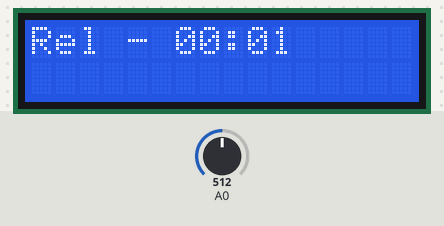
Recording of a sketch running on a simulated Arduino Uno, built with avr-gcc and run on an emulated ATmega328P. Parts: 16×2 character LCD. The test bench sets the inputs (shaded band); at power-on: A0 = 512. What the sketch prints to the serial monitor is not drawn.

Above: at 1.2 s.
1.3 s: A0 set to 545
4.3 s: A0 set to 570
At 4.73 s:
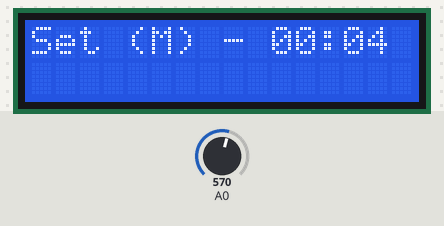
6.7 s: A0 set to 511
At 11.9 s:
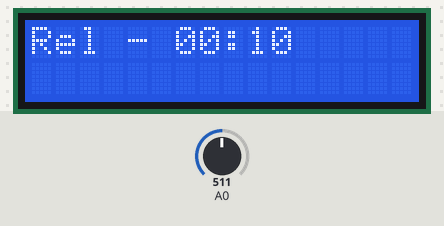
Timing chart, 0 to 13.4 s (numbered marks = the images above; inputs shaded):
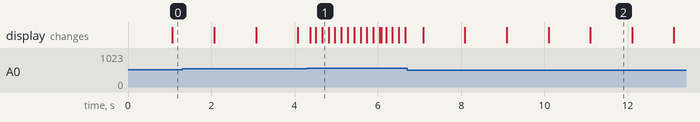

Measured:
- the behaviour switches between 554 and 555 on A0 (found by bisection; images 0 and 1)
- after the input at 4.3 s, the display: changes after 0.08 s (image 1)
- what the display in image 2 shows lasts 1.0 s, from 11.1 s to 12.1 s

The sketch:

main.ino
```cpp
/******************************************************************
* Programa: Ejemplo de uso del LCD Keypad Shield
*
* Objetivo:
*   Mostrar los aspectos básicos de funcionamiento del LCD Keypad Shield
*   Manejar una entrada analógica
*
* Aspectos a destacar:
*   -Lectura de la entrada analogica
*
* Versión: 0.6 del 19 de Junio de 2017
* Autor: Mauricio Dávila
* Revisión: -
*
* *******************************************************************/
#include "reloj.h"
#include "timer.h"
#include "semaforo.h"

/** \brief  Se invoca una sola vez cuando el programa empieza.
 *          Se utiliza para inicializar los modos de trabajo
 *          de los pines, el puerto serie, etc...
 * \param void
 * \return void
 */
void setup(void)
{

  timer_setup();
  reloj_setup(); // inicializo el reloj
  semaforo_setup(); // inicializo el semaforo
}


/** \brief  Contiene el programa que se ejecutará cíclicamente
 *
 * \param void
 * \return void
 */
void loop(void)
{
    timer_loop();
    reloj_loop();
    semaforo_loop();

}
```

reloj.cpp
```cpp
#include <Arduino.h>
#include <LiquidCrystal.h>
#include "reloj.h"
#include "timer.h"
#include "semaforo.h"


#define FALSE 0
#define TRUE 1

#define RELOJ_STATE_NONE 0
#define RELOJ_STATE_SHOW 1
#define RELOJ_STATE_SETUP_MINUTOS 2
#define RELOJ_STATE_SETUP_SEGUNDOS 3

#define btnRIGHT 0
#define btnUP 1
#define btnDOWN 2
#define btnLEFT 3
#define btnSELECT 4
#define btnNONE 5


static int minutos;
static int segundos;
static int minutosSetup;
static int segundosSetup;
static int state_reloj = RELOJ_STATE_NONE;
static int lastKey = btnNONE;

static LiquidCrystal lcd(8, 9, 4, 5, 6, 7);


/** \brief  Se invoca una sola vez cuando el programa empieza.
 *          Se utiliza para inicializar los modos de trabajo
 *          de los pines, el puerto serie, etc...
 * \param void
 * \return void
 */
void reloj_setup(void)
{
    minutos = 0;
    segundos = 0;
    state_reloj = RELOJ_STATE_SHOW;

    lcd.begin(16, 2); // inicializo la biblioteca indicando 16 caracteres por 2 lineas
}


/** \brief  Contiene el programa del reloj que se ejecutará cíclicamente
 *
 * \param void
 * \return void
 */
void reloj_loop(void)
{

    int tecla = btnNONE;
    char pantalla[21];
    if(timer_waitMs(RELOJ_TIMER_0,150))
    {
        tecla = read_LCD_buttons();
        if(tecla != btnNONE)
          timer_resetWait(RELOJ_TIMER_0);
    }

    if(state_reloj == RELOJ_STATE_SHOW)
    {
        if(tecla == btnSELECT)
        {
            state_reloj = RELOJ_STATE_SETUP_MINUTOS;
            minutosSetup = minutos;
            segundosSetup = segundos;
        }
        if(tecla == btnUP)
        {
            semaforo_start();
        }
        lcd.setCursor(0,0);
        sprintf(pantalla,"Rel - %02d:%02d      ",minutos,segundos);
        lcd.print(pantalla);

    }
    else if(state_reloj == RELOJ_STATE_SETUP_SEGUNDOS)
    {
        if(tecla == btnUP)
        {
            if( segundosSetup < 59)
              segundosSetup++;
            else
              segundosSetup =0;
        }
        if(tecla == btnDOWN)
        {
            if( segundosSetup > 0)
              segundosSetup--;
            else
              segundosSetup = 59;
        }

        if(tecla == btnLEFT)
        {
            state_reloj = RELOJ_STATE_SETUP_MINUTOS;
        }
        if(tecla == btnSELECT)
        {
            state_reloj = RELOJ_STATE_SHOW;
            minutos = minutosSetup;
            segundos = segundosSetup;
        }
        lcd.setCursor(0,0);
        sprintf(pantalla,"Set (S) - %02d:%02d",minutosSetup,segundosSetup);
        lcd.print(pantalla);
    }
    else if(state_reloj == RELOJ_STATE_SETUP_MINUTOS)
    {
        if(tecla == btnUP)
        {
            if( minutosSetup < 59)
              minutosSetup++;
            else
              minutosSetup =0;
        }
        if(tecla == btnDOWN)
        {
            if( minutosSetup > 0)
              minutosSetup--;
            else
              minutosSetup = 59;
        }
        if(tecla == btnRIGHT)
        {
            state_reloj = RELOJ_STATE_SETUP_SEGUNDOS;
        }
        if(tecla == btnSELECT)
        {
            state_reloj = RELOJ_STATE_SHOW;
            minutos = minutosSetup;
            segundos = segundosSetup;

        }
        lcd.setCursor(0,0);
        sprintf(pantalla,"Set (M) - %02d:%02d",minutosSetup,segundosSetup);
        lcd.print(pantalla);
    }

    if(timer_waitMs(RELOJ_TIMER_1,1000))
    {
        incrementarSegundos();
        timer_resetWait(RELOJ_TIMER_1);
    }

}

void incrementarSegundos()
{
        if(segundos<59)
        {
            segundos++;
        }
        else
        {
            segundos=0;
            if(minutos<59)
            {
                minutos++;
            }
            else
            {
                minutos = 0;
            }
        }

}

/** \brief  Realiza la lectura de la entrada analogica y determina según su valor
 *          a que botón hace referencia.
 * \param void
 * \return int: Que representa el botón pulsado
 */
int read_LCD_buttons(void)
{
  int lcd_key = btnNONE; // el valor inicial es NONE
  int adc_key_in = 0;
  adc_key_in = analogRead(0); // lectura de la entrada analogica

  if (adc_key_in > 1000)
    lcd_key = btnNONE;
  else if (adc_key_in < 50)
    lcd_key = btnRIGHT;
  else if (adc_key_in < 195)
    lcd_key = btnUP;
  else if (adc_key_in < 380)
    lcd_key = btnDOWN;
  else if (adc_key_in < 555)
    lcd_key = btnLEFT;
  else if (adc_key_in < 790)
    lcd_key = btnSELECT;

  return lcd_key;
}
```

reloj.h
```cpp
void reloj_setup(void);
void reloj_loop(void);
int read_LCD_buttons(void);
void incrementarSegundos();
```

semaforo.cpp
```cpp
#include <Arduino.h>
#include <LiquidCrystal.h>
#include "semaforo.h"
#include "timer.h"

#define FALSE 0
#define TRUE 1

#define SEMAFORO_ROJO_1 0
#define SEMAFORO_AMARILLO_1 1
#define SEMAFORO_VERDE_1 2
#define SEMAFORO_WAIT 3

static int state_semaforo;

/** \brief  Se invoca una sola vez cuando el programa empieza.
 *          Se utiliza para inicializar los modos de trabajo
 *          de los pines, el puerto serie, etc...
 * \param void
 * \return void
 */
void semaforo_setup(void)
{
    Serial.begin(9600);
    state_semaforo = SEMAFORO_ROJO_1;
}


/** \brief  Contiene el programa del semaforo que se ejecutará cíclicamente
 *
 * \param void
 * \return void
 */
void semaforo_loop(void)
{

    if( state_semaforo == SEMAFORO_ROJO_1 && timer_waitMs(RELOJ_TIMER_4,2000))
    {
        state_semaforo = SEMAFORO_AMARILLO_1;
    }
    else if( state_semaforo == SEMAFORO_AMARILLO_1 && timer_waitMs(RELOJ_TIMER_4,1000))
    {
        state_semaforo = SEMAFORO_VERDE_1;
    }
    else if( state_semaforo == SEMAFORO_VERDE_1 && timer_waitMs(RELOJ_TIMER_4,3000))
    {
        state_semaforo = SEMAFORO_WAIT;
    }


    if(timer_waitMs(RELOJ_TIMER_5,1000))
    {
        switch(state_semaforo)
        {
          case SEMAFORO_ROJO_1:
            Serial.println("ROJO");
            break;
          case SEMAFORO_AMARILLO_1:
            Serial.println("AMARILLO");
            break;
          case SEMAFORO_VERDE_1:
            Serial.println("VERDE");
            break;
        }
    }

}

void semaforo_start()
{
  if(state_semaforo == SEMAFORO_WAIT)
      state_semaforo = SEMAFORO_ROJO_1;
}
```

semaforo.h
```cpp
void semaforo_setup(void);
void semaforo_loop(void);
void semaforo_start();
```

timer.cpp
```cpp
#include <Arduino.h>
#include "timer.h"
#define TIMERS_QTY 8


static S_timerData timersArray[TIMERS_QTY];
static uint32_t anterior = 0;

/** \brief  Si el timer no esta corriendo setea el contador del timer caso contrario evalua si finalizo
 *
 * \param void
 * \return Retorna 1 si finalizo la cuenta
 */
int timer_loop()
{
    uint32_t actual = millis();
    uint32_t interval = actual-anterior;
    if(interval)
    {
        timer_tick(interval);
        anterior=actual;

    }
}
/** \brief  Si el timer no esta corriendo setea el contador del timer caso contrario evalua si finalizo
 *
 * \param void
 * \return Retorna 1 si finalizo la cuenta
 */
int timer_waitMs(int delayNumber,int delayMs)
{
	if(timersArray[delayNumber].running==0)
	{
		timersArray[delayNumber].delayValue = delayMs;
		timersArray[delayNumber].running=1;
	}
	else
	{
		if(timersArray[delayNumber].delayValue==0)
		{
			timersArray[delayNumber].running=0;
			return 1;
		}
	}
	return 0;
}

/** \brief  Baja el flag running
 *
 * \param void
 * \return void
 */
void timer_resetWait(int delayNumber)
{
	timersArray[delayNumber].running=0;
}

/** \brief  Inicializa el array de timers
 *
 * \param void
 * \return void
 */
void timer_setup()
{
  int i;
  for(i=0;i<TIMERS_QTY;i++) // inicializo array de timers
        timersArray[i].running=0;

}

/** \brief  Decrementa los contadores de los timers
 *
 * \param uint32_t intervalo en ms
 * \return void
 */
void timer_tick(uint32_t interval)
{
  int i;
  for(i=0;i<TIMERS_QTY;i++)
        if(timersArray[i].running && timersArray[i].delayValue > 0)
            if(timersArray[i].delayValue > interval)
              timersArray[i].delayValue=timersArray[i].delayValue - interval;
            else
              timersArray[i].delayValue = 0;
}
```

timer.h
```cpp
#ifndef TMR
#define TMR
    #define RELOJ_TIMER_0 0
    #define RELOJ_TIMER_1 1

    #define RELOJ_TIMER_2 2
    #define RELOJ_TIMER_3 3

    #define RELOJ_TIMER_4 4
    #define RELOJ_TIMER_5 5

    typedef struct
    {
        unsigned long delayValue;
        char running;
    }S_timerData;
#endif

int timer_waitMs(int delayNumber,int delayMs);
void timer_resetWait(int delayNumber);
void timer_setup();
void timer_tick(uint32_t interval);
int timer_loop();
```
